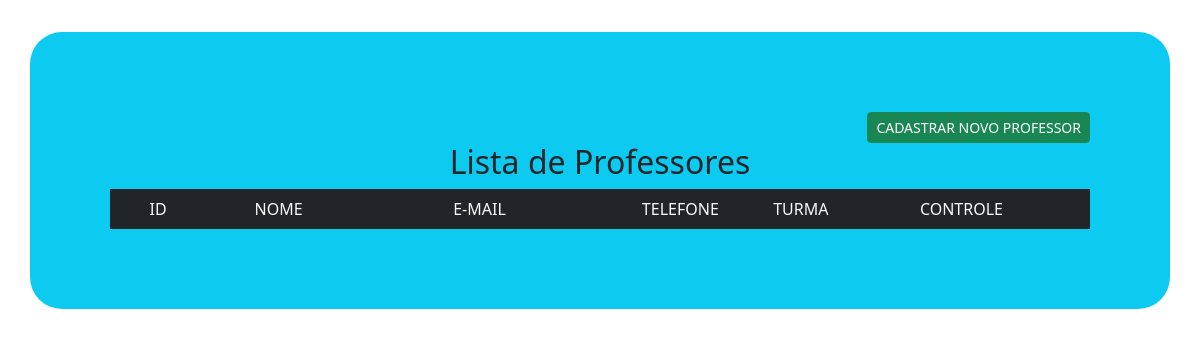
The page /listarProfessor.php on the database as committed earlier.
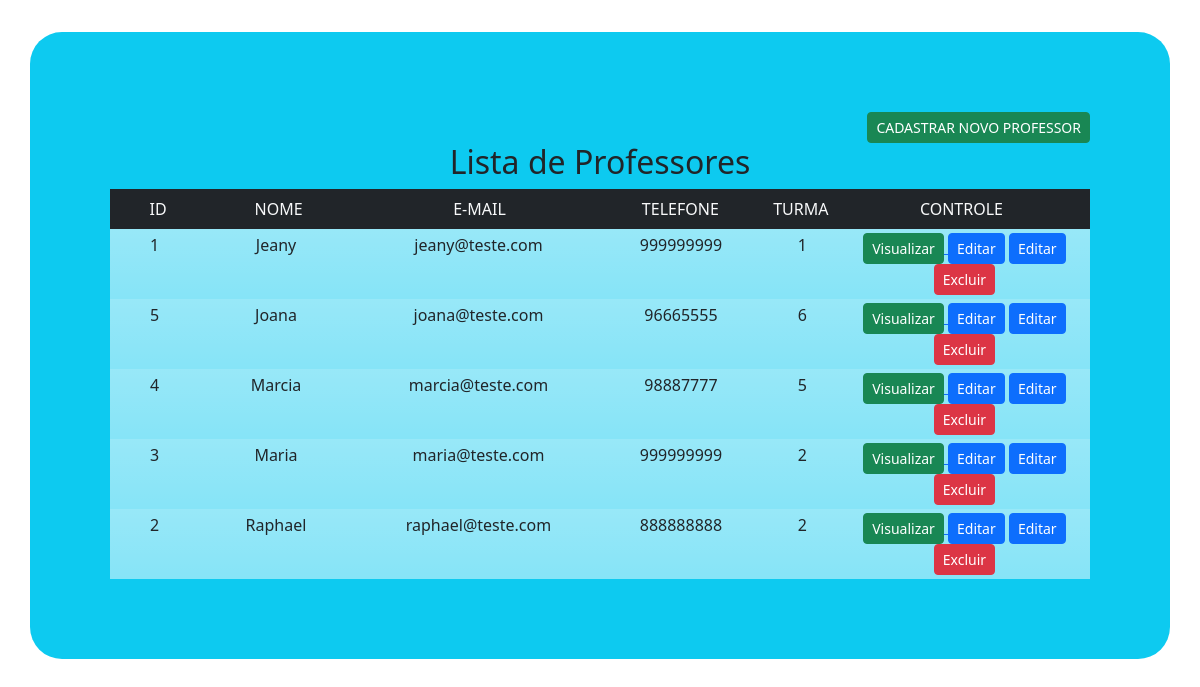
The same page on the database as committed later.
### tables this page shows
CREATE TABLE `professores` (
  `id` int(11) NOT NULL,
  `nome` varchar(60) NOT NULL,
  `email` varchar(100) NOT NULL,
  `endereco` varchar(100) NOT NULL,
  `telefone` varchar(14) NOT NULL,
  `turma` int(11) NOT NULL
);

### listarProfessor.php (the view, shortened to what this page needs)
<?php
include "conexao.php";
$sql = "select * from professores order by nome";
$seleciona = mysqli_query($conexao, $sql);
?>
<!doctype html>
<html lang="pt-br">
<head>
    <link href="https://cdn.jsdelivr.net/npm/bootstrap@5.2.0/dist/css/bootstrap.min.css" rel="stylesheet">
    <link href="css/style.css" rel="stylesheet">
</head>
<body>
    <div class="container bg-info pag">
        <div class="text-end">
            <a href="formularioProfessor.php">
                <button type="button" class="btn btn-success btn-sm">CADASTRAR NOVO PROFESSOR </button>
            </a>
        </div>
        <h2>Lista de Professores</h2>
        <div class="container text-center">
            <div class="row bg-dark text-light p-2">
                <div class="col-1">
                    ID
                </div>
                <div class="col-2">
                    NOME
                </div>
                <div class="col-3">
                    E-MAIL
                </div>
                <div class="col-2">
                    TELEFONE
                </div>
                <div class="col-1">
                    TURMA
                </div>
                <div class="col-3">
                    CONTROLE
                </div>
            </div>
            <?php
            while ($exibe = mysqli_fetch_array($seleciona)) {
                $idProfessor = $exibe['id'];
            ?>
                <div class="row p-1 bg-white bg-gradient bg-opacity-50">
                    <div class="col-1">
                        <?php echo $exibe['id']; ?>
                    </div>
                    <div class="col-2">
                        <?php echo $exibe['nome']; ?>
                    </div>
                    <div class="col-3">
                        <?php echo $exibe['email']; ?>
                    </div>
                    <div class="col-2">
                        <?php echo $exibe['telefone']; ?>
                    </div>
                    <div class="col-1">
                        <?php echo $exibe['turma']; ?>
                    </div>
                    <div class="col-3">
                        <a href="visualizarProfessor.php?idProfessor=<?php echo $idProfessor; ?>"><button type="button" class="btn btn-success btn-sm">Visualizar</button> </a>
                        <a href="editarProfessor.php?idProfessor=<?php echo $idProfessor; ?>"><button type="button" class="btn btn-primary btn-sm">Editar</button></a>
                        <button type="button" class="btn btn-primary btn-sm">Editar</button>
                        <a href="excluirProfessor.php?idProfessor=<?php echo $idProfessor; ?>" onclick="return confirm('Confirma a Exclusão do Professor?')">
                            <button type="button" class="btn btn-danger btn-sm">Excluir</button>
                        </a>
                    </div>
                </div>
            <?php
            }
            ?>
        </div>
    </div>
</body>
</html>

Rows that differ between the two databases and show on the page:
added professores: id "1", nome "Jeany", email "jeany@teste.com", telefone "999999999", turma "1"
added professores: id "5", nome "Joana", email "joana@teste.com", telefone "96665555", turma "6"
added professores: id "4", nome "Marcia", email "marcia@teste.com", telefone "98887777", turma "5"
added professores: id "3", nome "Maria", email "maria@teste.com", telefone "999999999", turma "2"
added professores: id "2", nome "Raphael", email "raphael@teste.com", telefone "888888888", turma "2"
